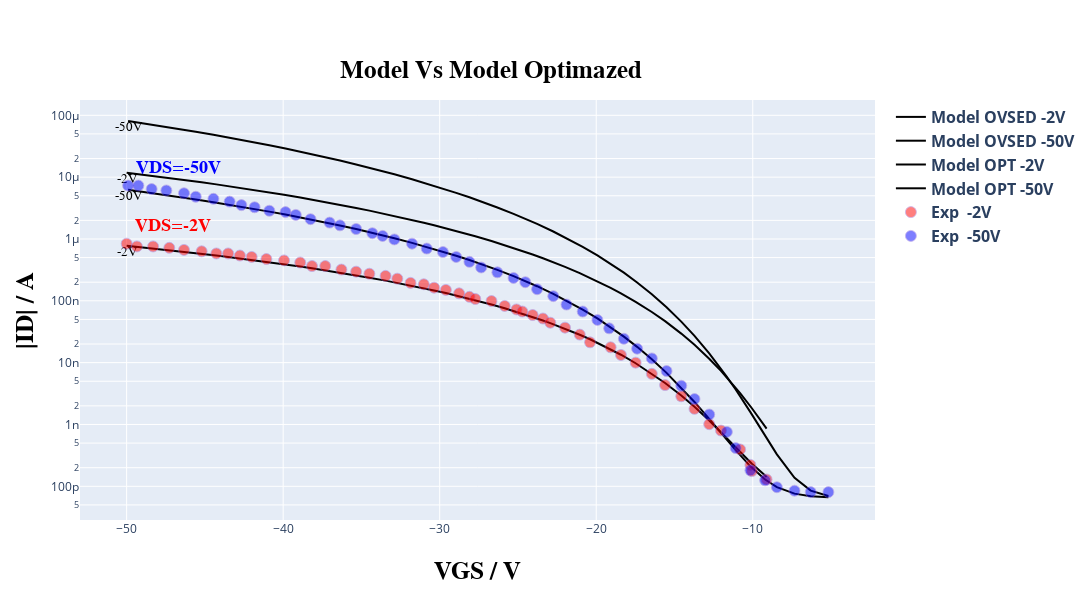
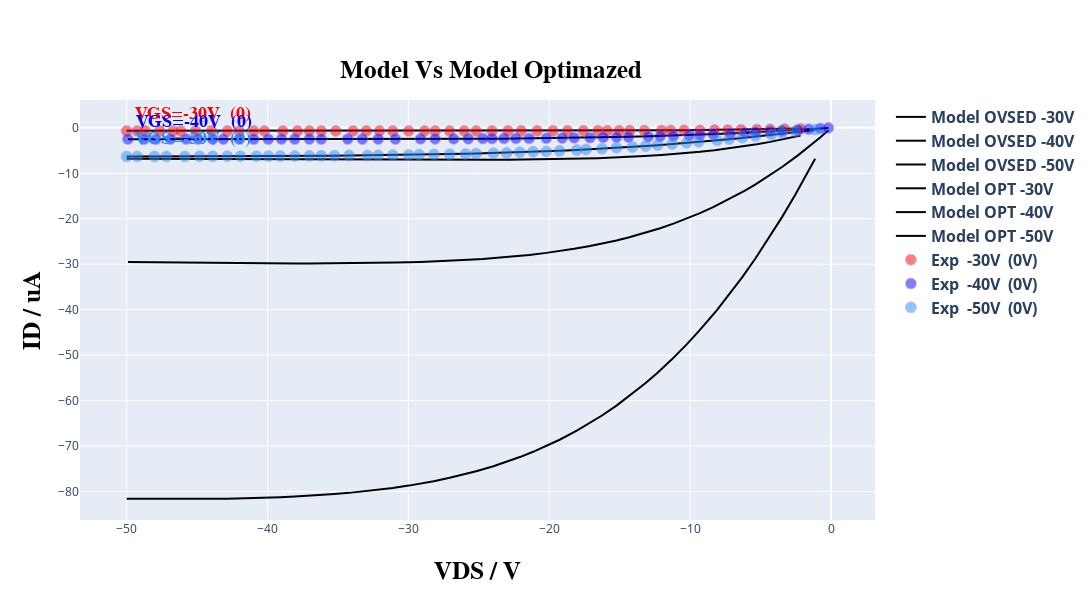

Here is the notebook cell these charts were saved with, in order:
### Markdown cell above
### **Comparando** ✅

---
> Seção com o objetivo de avaliar o desempenho do modelo em relação aos dados iniciais, essa observação visual, permite perceber se o modelo performou de maneira significativa em relação aos coeficientes iniais


> Nessa seção, basta apenas rodar as células abaixo, não é preciso operar nenhuma modificação explicita.

### Code cell
# @title #### **Print grafics plots of model Optimizad and model data.** { run: "auto" }
# @markdown ### ***Choice the plot that you want to view:***
# @markdown ---

# cria novos modelos com o coefficietes otimizados para comparar com os iniciais
model_opt = read.create_models_datas(TFTModel, n_points, type_curve_plot, coeff_opt,
                                     input_voltage, Vv, load_idleak, width_t, count_transfer,
                                     tp_tst=tp_tst, scale_factor=scale_trfr, current_typic=curr_typic,
                                     res=resistance, curr=current)

# Faz a leitura dos dados experimentais e do modelo (de transferencia) a serem exibidos no gráfico
in_model_data_opt, in_exp_data_opt = read.group_by_trasfer(count_transfer, Vv, Id, model_opt)


# Faz a leitura dos dados experimentais e do modelo (de saída) a serem exibidos no gráfico
out_model_data_opt, out_exp_data_opt = read.group_by_output(count_output,count_transfer, Vv, Id, model_opt)


#inserindo as curvas do modelo e experimentais, para visualizar se há muita discrepancia na otimização
in_model_data_comp, in_exp_data_comp =  read.group_by_trasfer(count_transfer, Vv, Id, model, model_opt, compare=True)


#inserindo as curvas do modelo e experimentais, para visualizar se há muita discrepancia na otimização
out_model_data_comp, out_exp_data_comp = read.group_by_output(count_output, count_transfer, Vv, Id, model, model_opt, compare=True)


option = 'show both curves comp' # @param ["Show Transfer curve opt", "Show output curve opt", "show both curves opt", "Show Transfer curve comp", "Show output curve comp", "show both curves comp"]

if option == 'Show Transfer curve opt':
  plot.plot_vgs_vds(list_tension, list_tension_shift, 0, count_transfer,
                    in_model_data_opt, shift_list, select_files, *in_exp_data_opt, sample_unit=curr_typic, plot_type=type_curve_plot)

elif option == 'Show output curve opt':
  plot.plot_vgs_vds(list_tension, list_tension_shift, 1, count_transfer,
                    out_model_data_opt, shift_list, select_files, *out_exp_data_opt, sample_unit=curr_typic)

elif option == 'show both curves opt':
  plot.plot_vgs_vds(list_tension, list_tension_shift, 0, count_transfer,
                    in_model_data_opt, shift_list, select_files, *in_exp_data_opt, sample_unit=curr_typic, plot_type=type_curve_plot)
  print()
  plot.plot_vgs_vds(list_tension, list_tension_shift, 1, count_transfer,
                    out_model_data_opt, shift_list, select_files, *out_exp_data_opt, sample_unit=curr_typic)

elif option == 'Show Transfer curve comp':
  plot.plot_vgs_vds(list_tension, list_tension_shift, 0, count_transfer, in_model_data_comp, shift_list, select_files,
                    *in_exp_data_comp, sample_unit=curr_typic, plot_type=type_curve_plot, compare=True)

elif option == 'Show output curve comp':
  plot.plot_vgs_vds(list_tension, list_tension_shift, 1, count_transfer, out_model_data_comp, shift_list, select_files,
                    *out_exp_data_comp, sample_unit=curr_typic, compare=True)


elif option == 'show both curves comp':
  plot.plot_vgs_vds(list_tension, list_tension_shift, 0, count_transfer, in_model_data_comp, shift_list, select_files,
                    *in_exp_data_comp, sample_unit=curr_typic, plot_type=type_curve_plot, compare=True)
  print()
  plot.plot_vgs_vds(list_tension, list_tension_shift, 1, count_transfer, out_model_data_comp, shift_list, select_files,
                    *out_exp_data_comp, sample_unit=curr_typic, compare=True)

else:
  print("No option choice\n")

print()
read.compute_relative_distance(Id, model_opt)
print('\n\n\n\n\n')

### Figure 1 — Plotly figure (JSON) as saved in the notebook; plotly's stock layout.template omitted (floating-point values rounded to 4 significant figures)
{"data": [{"line": {"color": "black"}, "mode": "lines+text", "name": "<b>Model OVSED<b> <b>-2V<b>", "text": ["-2V"], "textfont": {"color": "black", "family": "Times New Roman", "size": 13}, "textposition": "bottom center", "type": "scatter", "x": [-50, -49.34, -48.31, -47.27, -46.33, -45.21, -44.27, -43.52, -42.76, -42.01, -41.07, -39.94, -38.91, -38.16, -37.31, -36.28, -35.34, -34.49, -33.46, -32.71, -31.86, -31.02, -30.36, -29.61, -28.76, -28.1, -27.73, -26.69, -25.85, -25.09, -24.72, -24.06, -23.4, -22.93, -21.99, -21.05, -20.39, -19.08, -18.42, -17.48, -16.45, -15.6, -14.57, -13.72, -12.78, -12.03, -10.81, -10.15, -10.06, -9.117], "y": [1.177e-05, 1.124e-05, 1.045e-05, 9.683e-06, 9.015e-06, 8.249e-06, 7.64e-06, 7.172e-06, 6.721e-06, 6.287e-06, 5.769e-06, 5.183e-06, 4.679e-06, 4.333e-06, 3.963e-06, 3.538e-06, 3.179e-06, 2.876e-06, 2.532e-06, 2.299e-06, 2.055e-06, 1.829e-06, 1.664e-06, 1.489e-06, 1.307e-06, 1.176e-06, 1.105e-06, 9.259e-07, 7.947e-07, 6.891e-07, 6.401e-07, 5.602e-07, 4.874e-07, 4.396e-07, 3.538e-07, 2.804e-07, 2.358e-07, 1.62e-07, 1.32e-07, 9.643e-08, 6.594e-08, 4.683e-08, 2.95e-08, 1.939e-08, 1.158e-08, 7.347e-09, 3.215e-09, 1.967e-09, 1.829e-09, 8.565e-10]}, {"line": {"color": "black"}, "mode": "lines+text", "name": "<b>Model OVSED<b> <b>-50V<b>", "text": ["-50V"], "textfont": {"color": "black", "family": "Times New Roman", "size": 13}, "textposition": "bottom center", "type": "scatter", "x": [-49.91, -49.25, -48.4, -47.46, -46.33, -45.58, -44.45, -43.42, -42.67, -41.82, -40.88, -39.85, -39.19, -38.25, -37.03, -36.37, -35.34, -34.3, -33.65, -32.89, -31.77, -30.83, -29.79, -28.95, -28.1, -27.35, -26.32, -25.28, -24.53, -23.78, -22.74, -21.9, -20.86, -19.92, -19.17, -18.23, -17.39, -16.45, -15.51, -14.57, -13.72, -12.78, -11.65, -11.09, -10.15, -9.211, -8.459, -7.331, -6.297, -5.169], "y": [8.093e-05, 7.639e-05, 7.081e-05, 6.493e-05, 5.832e-05, 5.418e-05, 4.835e-05, 4.34e-05, 4.003e-05, 3.646e-05, 3.275e-05, 2.899e-05, 2.676e-05, 2.379e-05, 2.028e-05, 1.856e-05, 1.606e-05, 1.381e-05, 1.25e-05, 1.111e-05, 9.246e-06, 7.874e-06, 6.54e-06, 5.578e-06, 4.722e-06, 4.046e-06, 3.235e-06, 2.549e-06, 2.123e-06, 1.751e-06, 1.322e-06, 1.033e-06, 7.471e-07, 5.43e-07, 4.127e-07, 2.85e-07, 1.984e-07, 1.278e-07, 7.868e-08, 4.604e-08, 2.706e-08, 1.411e-08, 5.9e-09, 3.674e-09, 1.586e-09, 6.573e-10, 3.284e-10, 1.367e-10, 8.507e-11, 6.966e-11]}, {"line": {"color": "black"}, "mode": "lines+text", "name": "<b>Model OPT<b> <b>-2V<b>", "text": ["-2V"], "textfont": {"color": "black", "family": "Times New Roman", "size": 13}, "textposition": "bottom center", "type": "scatter", "x": [-50, -49.34, -48.31, -47.27, -46.33, -45.21, -44.27, -43.52, -42.76, -42.01, -41.07, -39.94, -38.91, -38.16, -37.31, -36.28, -35.34, -34.49, -33.46, -32.71, -31.86, -31.02, -30.36, -29.61, -28.76, -28.1, -27.73, -26.69, -25.85, -25.09, -24.72, -24.06, -23.4, -22.93, -21.99, -21.05, -20.39, -19.08, -18.42, -17.48, -16.45, -15.6, -14.57, -13.72, -12.78, -12.03, -10.81, -10.15, -10.06, -9.117], "y": [7.754e-07, 7.463e-07, 7.017e-07, 6.584e-07, 6.201e-07, 5.756e-07, 5.398e-07, 5.12e-07, 4.849e-07, 4.585e-07, 4.266e-07, 3.898e-07, 3.576e-07, 3.351e-07, 3.107e-07, 2.822e-07, 2.576e-07, 2.365e-07, 2.119e-07, 1.95e-07, 1.769e-07, 1.598e-07, 1.471e-07, 1.333e-07, 1.188e-07, 1.081e-07, 1.022e-07, 8.711e-08, 7.577e-08, 6.645e-08, 6.206e-08, 5.48e-08, 4.808e-08, 4.36e-08, 3.543e-08, 2.829e-08, 2.388e-08, 1.647e-08, 1.342e-08, 9.777e-09, 6.647e-09, 4.693e-09, 2.937e-09, 1.928e-09, 1.161e-09, 7.528e-10, 3.615e-10, 2.451e-10, 2.323e-10, 1.422e-10]}, {"line": {"color": "black"}, "mode": "lines+text", "name": "<b>Model OPT<b> <b>-50V<b>", "text": ["-50V"], "textfont": {"color": "black", "family": "Times New Roman", "size": 13}, "textposition": "bottom center", "type": "scatter", "x": [-49.91, -49.25, -48.4, -47.46, -46.33, -45.58, -44.45, -43.42, -42.67, -41.82, -40.88, -39.85, -39.19, -38.25, -37.03, -36.37, -35.34, -34.3, -33.65, -32.89, -31.77, -30.83, -29.79, -28.95, -28.1, -27.35, -26.32, -25.28, -24.53, -23.78, -22.74, -21.9, -20.86, -19.92, -19.17, -18.23, -17.39, -16.45, -15.51, -14.57, -13.72, -12.78, -11.65, -11.09, -10.15, -9.211, -8.459, -7.331, -6.297, -5.169], "y": [6.229e-06, 5.917e-06, 5.53e-06, 5.118e-06, 4.651e-06, 4.354e-06, 3.933e-06, 3.569e-06, 3.319e-06, 3.051e-06, 2.77e-06, 2.48e-06, 2.307e-06, 2.073e-06, 1.792e-06, 1.652e-06, 1.446e-06, 1.258e-06, 1.147e-06, 1.028e-06, 8.657e-07, 7.441e-07, 6.242e-07, 5.362e-07, 4.57e-07, 3.935e-07, 3.165e-07, 2.504e-07, 2.088e-07, 1.722e-07, 1.296e-07, 1.008e-07, 7.222e-08, 5.185e-08, 3.891e-08, 2.637e-08, 1.8e-08, 1.133e-08, 6.833e-09, 3.94e-09, 2.312e-09, 1.234e-09, 5.65e-10, 3.838e-10, 2.103e-10, 1.287e-10, 9.714e-11, 7.613e-11, 6.909e-11, 6.634e-11]}, {"marker": {"color": "rgb(255, 0, 0)", "line": {"color": "MediumPurple", "width": 0.8}, "opacity": 0.5, "size": 11}, "mode": "markers+text", "name": "<b>Exp <b> <b>-2V<b>", "text": ["<b>VDS<b>=-2V"], "textfont": {"color": "rgb(255, 0, 0)", "family": "Times New Roman", "size": 18}, "textposition": "top right", "type": "scatter", "x": [-50, -49.34, -48.31, -47.27, -46.33, -45.21, -44.27, -43.52, -42.76, -42.01, -41.07, -39.94, -38.91, -38.16, -37.31, -36.28, -35.34, -34.49, -33.46, -32.71, -31.86, -31.02, -30.36, -29.61, -28.76, -28.1, -27.73, -26.69, -25.85, -25.09, -24.72, -24.06, -23.4, -22.93, -21.99, -21.05, -20.39, -19.08, -18.42, -17.48, -16.45, -15.6, -14.57, -13.72, -12.78, -12.03, -10.81, -10.15, -10.06, -9.117], "y": [8.4e-07, 7.57e-07, 7.57e-07, 7.19e-07, 6.65e-07, 6.31e-07, 5.83e-07, 5.83e-07, 5.4e-07, 5.12e-07, 4.74e-07, 4.5e-07, 4.16e-07, 3.65e-07, 3.65e-07, 3.2e-07, 2.96e-07, 2.74e-07, 2.53e-07, 2.28e-07, 1.95e-07, 1.85e-07, 1.63e-07, 1.5e-07, 1.32e-07, 1.16e-07, 1.07e-07, 9.91e-08, 8.26e-08, 7.25e-08, 6.71e-08, 5.89e-08, 5.17e-08, 4.42e-08, 3.68e-08, 2.84e-08, 2.13e-08, 1.77e-08, 1.33e-08, 1e-08, 6.59e-09, 4.34e-09, 2.86e-09, 1.79e-09, 1.01e-09, 7.98e-10, 3.95e-10, 2.22e-10, 1.76e-10, 1.29e-10]}, {"marker": {"color": "rgb(0, 0, 255)", "line": {"color": "MediumPurple", "width": 0.8}, "opacity": 0.5, "size": 11}, "mode": "markers+text", "name": "<b>Exp <b> <b>-50V<b>", "text": ["<b>VDS<b>=-50V"], "textfont": {"color": "rgb(0, 0, 255)", "family": "Times New Roman", "size": 18}, "textposition": "top right", "type": "scatter", "x": [-49.91, -49.25, -48.4, -47.46, -46.33, -45.58, -44.45, -43.42, -42.67, -41.82, -40.88, -39.85, -39.19, -38.25, -37.03, -36.37, -35.34, -34.3, -33.65, -32.89, -31.77, -30.83, -29.79, -28.95, -28.1, -27.35, -26.32, -25.28, -24.53, -23.78, -22.74, -21.9, -20.86, -19.92, -19.17, -18.23, -17.39, -16.45, -15.51, -14.57, -13.72, -12.78, -11.65, -11.09, -10.15, -9.211, -8.459, -7.331, -6.297, -5.169], "y": [7.31e-06, 7.31e-06, 6.42e-06, 6.09e-06, 5.49e-06, 4.82e-06, 4.46e-06, 4.02e-06, 3.53e-06, 3.26e-06, 2.86e-06, 2.72e-06, 2.45e-06, 2.09e-06, 1.84e-06, 1.66e-06, 1.45e-06, 1.24e-06, 1.12e-06, 9.83e-07, 8.4e-07, 7e-07, 6.15e-07, 5.12e-07, 4.27e-07, 3.46e-07, 2.89e-07, 2.34e-07, 2e-07, 1.54e-07, 1.19e-07, 8.7e-08, 6.71e-08, 4.9e-08, 3.59e-08, 2.43e-08, 1.68e-08, 1.17e-08, 7.31e-09, 4.23e-09, 2.58e-09, 1.45e-09, 7.57e-10, 4.16e-10, 1.81e-10, 1.25e-10, 9.66e-11, 8.48e-11, 8.05e-11, 8.05e-11]}], "layout": {"height": 600, "legend": {"font": {"size": 16}}, "title": {"font": {"color": "black", "family": "Overpass", "size": 25}, "text": "<b>Model Vs Model Optimazed<b>", "x": 0.45, "y": 0.9}, "width": 1100, "xaxis": {"title": {"font": {"color": "black", "family": "Overpass", "size": 25}, "standoff": 25, "text": "<b>VGS / V<b>"}}, "yaxis": {"title": {"font": {"color": "black", "family": "Overpass", "size": 25}, "standoff": 10, "text": "<b>|ID| / A<b>"}, "type": "log"}}}

### Figure 2 — Plotly figure (JSON) as saved in the notebook; plotly's stock layout.template omitted (floating-point values rounded to 4 significant figures)
{"data": [{"line": {"color": "black"}, "mode": "lines+text", "name": "<b>Model OVSED<b> <b>-30V<b>", "textfont": {"color": "black", "family": "Times New Roman", "size": 13}, "textposition": "bottom center", "type": "scatter", "x": [-50, -49.25, -48.68, -47.65, -46.71, -46.15, -45.11, -43.98, -42.86, -42.01, -40.98, -40.23, -38.91, -37.88, -37.03, -36.18, -35.15, -33.93, -32.99, -32.05, -31.11, -29.98, -28.85, -28.1, -27.07, -26.03, -25.19, -24.06, -22.93, -21.99, -20.86, -19.74, -18.7, -17.58, -16.54, -15.88, -15.04, -14.29, -13.25, -12.03, -11.37, -10.43, -9.305, -8.271, -7.331, -6.391, -5.263, -4.323, -3.289, -2.162], "y": [-6.793, -6.804, -6.813, -6.828, -6.842, -6.851, -6.866, -6.883, -6.899, -6.912, -6.927, -6.937, -6.956, -6.97, -6.981, -6.992, -7.004, -7.018, -7.028, -7.037, -7.045, -7.052, -7.057, -7.058, -7.057, -7.053, -7.047, -7.032, -7.011, -6.986, -6.947, -6.895, -6.835, -6.752, -6.659, -6.589, -6.486, -6.382, -6.214, -5.977, -5.83, -5.593, -5.263, -4.914, -4.553, -4.147, -3.597, -3.084, -2.457, -1.695]}, {"line": {"color": "black"}, "mode": "lines+text", "name": "<b>Model OVSED<b> <b>-40V<b>", "textfont": {"color": "black", "family": "Times New Roman", "size": 13}, "textposition": "bottom center", "type": "scatter", "x": [-49.91, -48.78, -47.93, -46.9, -45.77, -44.92, -43.89, -43.14, -42.01, -40.98, -39.94, -39.0, -38.06, -37.03, -36.18, -34.3, -33.27, -32.14, -30.92, -29.14, -28.1, -26.79, -25.75, -24.72, -24.06, -23.21, -22.37, -21.43, -20.21, -19.08, -18.23, -17.11, -16.17, -15.23, -14.38, -12.97, -12.12, -11.18, -10.06, -9.305, -8.365, -7.143, -6.109, -5.357, -4.323, -3.477, -2.35, -1.598, -0.7519, -0.188], "y": [-29.52, -29.56, -29.59, -29.63, -29.66, -29.69, -29.72, -29.74, -29.76, -29.79, -29.8, -29.81, -29.82, -29.82, -29.81, -29.78, -29.75, -29.7, -29.63, -29.49, -29.38, -29.2, -29.03, -28.83, -28.69, -28.48, -28.24, -27.95, -27.5, -27.02, -26.61, -25.99, -25.41, -24.76, -24.11, -22.9, -22.07, -21.07, -19.74, -18.77, -17.45, -15.57, -13.81, -12.44, -10.41, -8.619, -6.051, -4.22, -2.042, -0.5201]}, {"line": {"color": "black"}, "mode": "lines+text", "name": "<b>Model OVSED<b> <b>-50V<b>", "textfont": {"color": "black", "family": "Times New Roman", "size": 13}, "textposition": "bottom center", "type": "scatter", "x": [-50, -49.25, -48.03, -47.18, -45.86, -44.83, -43.89, -42.86, -41.92, -40.79, -39.94, -39.1, -38.06, -37.03, -36.18, -35.24, -34.21, -32.89, -32.14, -31.11, -29.98, -29.23, -28.2, -27.07, -25.94, -25.19, -23.97, -23.03, -22.09, -21.15, -20.21, -19.27, -18.05, -17.39, -16.26, -15.23, -14.1, -13.16, -12.31, -11.28, -10.24, -9.398, -8.083, -7.237, -6.297, -5.357, -4.229, -3.477, -2.538, -1.128], "y": [-81.6, -81.62, -81.64, -81.65, -81.65, -81.63, -81.61, -81.57, -81.51, -81.43, -81.35, -81.25, -81.11, -80.94, -80.78, -80.57, -80.3, -79.9, -79.63, -79.22, -78.7, -78.32, -77.72, -76.99, -76.16, -75.54, -74.43, -73.48, -72.42, -71.26, -70.0, -68.61, -66.62, -65.45, -63.28, -61.1, -58.5, -56.14, -53.86, -50.86, -47.63, -44.79, -40.02, -36.72, -32.83, -28.69, -23.38, -19.64, -14.71, -6.796]}, {"line": {"color": "black"}, "mode": "lines+text", "name": "<b>Model OPT<b> <b>-30V<b>", "textfont": {"color": "black", "family": "Times New Roman", "size": 13}, "textposition": "bottom center", "type": "scatter", "x": [-50, -49.25, -48.68, -47.65, -46.71, -46.15, -45.11, -43.98, -42.86, -42.01, -40.98, -40.23, -38.91, -37.88, -37.03, -36.18, -35.15, -33.93, -32.99, -32.05, -31.11, -29.98, -28.85, -28.1, -27.07, -26.03, -25.19, -24.06, -22.93, -21.99, -20.86, -19.74, -18.7, -17.58, -16.54, -15.88, -15.04, -14.29, -13.25, -12.03, -11.37, -10.43, -9.305, -8.271, -7.331, -6.391, -5.263, -4.323, -3.289, -2.162], "y": [-0.647, -0.6476, -0.6481, -0.6489, -0.6496, -0.6501, -0.6509, -0.6517, -0.6526, -0.6532, -0.654, -0.6545, -0.6555, -0.6562, -0.6567, -0.6572, -0.6578, -0.6584, -0.6589, -0.6592, -0.6594, -0.6596, -0.6595, -0.6593, -0.6588, -0.6581, -0.6571, -0.6555, -0.6531, -0.6506, -0.6467, -0.6417, -0.6359, -0.628, -0.619, -0.6124, -0.6026, -0.5926, -0.5766, -0.5538, -0.5397, -0.5169, -0.4853, -0.4518, -0.4174, -0.3788, -0.3269, -0.2787, -0.2206, -0.151]}, {"line": {"color": "black"}, "mode": "lines+text", "name": "<b>Model OPT<b> <b>-40V<b>", "textfont": {"color": "black", "family": "Times New Roman", "size": 13}, "textposition": "bottom center", "type": "scatter", "x": [-49.91, -48.78, -47.93, -46.9, -45.77, -44.92, -43.89, -43.14, -42.01, -40.98, -39.94, -39.0, -38.06, -37.03, -36.18, -34.3, -33.27, -32.14, -30.92, -29.14, -28.1, -26.79, -25.75, -24.72, -24.06, -23.21, -22.37, -21.43, -20.21, -19.08, -18.23, -17.11, -16.17, -15.23, -14.38, -12.97, -12.12, -11.18, -10.06, -9.305, -8.365, -7.143, -6.109, -5.357, -4.323, -3.477, -2.35, -1.598, -0.7519, -0.188], "y": [-2.521, -2.523, -2.524, -2.525, -2.526, -2.526, -2.527, -2.527, -2.527, -2.527, -2.526, -2.526, -2.524, -2.522, -2.52, -2.513, -2.508, -2.501, -2.492, -2.475, -2.463, -2.444, -2.427, -2.407, -2.392, -2.371, -2.348, -2.319, -2.276, -2.23, -2.192, -2.134, -2.08, -2.021, -1.962, -1.853, -1.779, -1.691, -1.575, -1.491, -1.379, -1.22, -1.075, -0.9622, -0.7984, -0.6564, -0.4562, -0.3159, -0.1516, -0.03843]}, {"line": {"color": "black"}, "mode": "lines+text", "name": "<b>Model OPT<b> <b>-50V<b>", "textfont": {"color": "black", "family": "Times New Roman", "size": 13}, "textposition": "bottom center", "type": "scatter", "x": [-50, -49.25, -48.03, -47.18, -45.86, -44.83, -43.89, -42.86, -41.92, -40.79, -39.94, -39.1, -38.06, -37.03, -36.18, -35.24, -34.21, -32.89, -32.14, -31.11, -29.98, -29.23, -28.2, -27.07, -25.94, -25.19, -23.97, -23.03, -22.09, -21.15, -20.21, -19.27, -18.05, -17.39, -16.26, -15.23, -14.1, -13.16, -12.31, -11.28, -10.24, -9.398, -8.083, -7.237, -6.297, -5.357, -4.229, -3.477, -2.538, -1.128], "y": [-6.274, -6.273, -6.269, -6.266, -6.259, -6.253, -6.246, -6.237, -6.228, -6.215, -6.204, -6.191, -6.173, -6.153, -6.134, -6.111, -6.082, -6.04, -6.013, -5.972, -5.922, -5.885, -5.828, -5.76, -5.683, -5.627, -5.527, -5.442, -5.349, -5.248, -5.139, -5.021, -4.853, -4.755, -4.576, -4.398, -4.188, -4.0, -3.82, -3.587, -3.338, -3.123, -2.766, -2.523, -2.24, -1.944, -1.57, -1.311, -0.9739, -0.4444]}, {"marker": {"color": "rgb(255, 0, 0)", "line": {"color": "MediumPurple", "width": 0.8}, "opacity": 0.5, "size": 11}, "mode": "markers+text", "name": "<b>Exp <b> <b>-30V<b> <b> (0V)<b>", "text": ["<b>VGS<b>=-30V  (0)"], "textfont": {"color": "rgb(255, 0, 0)", "family": "Times New Roman", "size": 18}, "textposition": "top right", "type": "scatter", "x": [-50, -49.25, -48.68, -47.65, -46.71, -46.15, -45.11, -43.98, -42.86, -42.01, -40.98, -40.23, -38.91, -37.88, -37.03, -36.18, -35.15, -33.93, -32.99, -32.05, -31.11, -29.98, -28.85, -28.1, -27.07, -26.03, -25.19, -24.06, -22.93, -21.99, -20.86, -19.74, -18.7, -17.58, -16.54, -15.88, -15.04, -14.29, -13.25, -12.03, -11.37, -10.43, -9.305, -8.271, -7.331, -6.391, -5.263, -4.323, -3.289, -2.162], "y": [-0.6842, -0.6842, -0.6711, -0.6711, -0.6842, -0.6842, -0.6842, -0.6579, -0.6842, -0.6842, -0.6711, -0.6711, -0.6711, -0.6842, -0.6711, -0.6711, -0.6711, -0.6711, -0.6579, -0.6579, -0.6711, -0.6711, -0.6711, -0.6711, -0.6711, -0.6711, -0.6711, -0.6711, -0.6579, -0.6447, -0.6447, -0.6447, -0.6447, -0.6184, -0.6184, -0.6184, -0.6184, -0.5921, -0.5789, -0.5789, -0.5526, -0.5395, -0.5263, -0.4737, -0.4605, -0.4079, -0.3553, -0.3289, -0.2632, -0.2105]}, {"marker": {"color": "rgb(0, 0, 255)", "line": {"color": "MediumPurple", "width": 0.8}, "opacity": 0.5, "size": 11}, "mode": "markers+text", "name": "<b>Exp <b> <b>-40V<b> <b> (0V)<b>", "text": ["<b>VGS<b>=-40V  (0)"], "textfont": {"color": "rgb(0, 0, 255)", "family": "Times New Roman", "size": 18}, "textposition": "top right", "type": "scatter", "x": [-49.91, -48.78, -47.93, -46.9, -45.77, -44.92, -43.89, -43.14, -42.01, -40.98, -39.94, -39.0, -38.06, -37.03, -36.18, -34.3, -33.27, -32.14, -30.92, -29.14, -28.1, -26.79, -25.75, -24.72, -24.06, -23.21, -22.37, -21.43, -20.21, -19.08, -18.23, -17.11, -16.17, -15.23, -14.38, -12.97, -12.12, -11.18, -10.06, -9.305, -8.365, -7.143, -6.109, -5.357, -4.323, -3.477, -2.35, -1.598, -0.7519, -0.188], "y": [-2.487, -2.5, -2.513, -2.487, -2.474, -2.474, -2.487, -2.487, -2.487, -2.5, -2.5, -2.461, -2.474, -2.474, -2.487, -2.461, -2.461, -2.461, -2.461, -2.408, -2.421, -2.408, -2.395, -2.355, -2.355, -2.329, -2.329, -2.316, -2.289, -2.237, -2.197, -2.158, -2.105, -2.053, -2.013, -1.934, -1.842, -1.75, -1.632, -1.553, -1.408, -1.289, -1.118, -0.9868, -0.7895, -0.6316, -0.4474, -0.2895, -0.1316, 0]}, {"marker": {"color": "rgb(30, 144, 255)", "line": {"color": "MediumPurple", "width": 0.8}, "opacity": 0.5, "size": 11}, "mode": "markers+text", "name": "<b>Exp <b> <b>-50V<b> <b> (0V)<b>", "text": ["<b>VGS<b>=-50V  (0)"], "textfont": {"color": "rgb(30, 144, 255)", "family": "Times New Roman", "size": 18}, "textposition": "top right", "type": "scatter", "x": [-50, -49.25, -48.03, -47.18, -45.86, -44.83, -43.89, -42.86, -41.92, -40.79, -39.94, -39.1, -38.06, -37.03, -36.18, -35.24, -34.21, -32.89, -32.14, -31.11, -29.98, -29.23, -28.2, -27.07, -25.94, -25.19, -23.97, -23.03, -22.09, -21.15, -20.21, -19.27, -18.05, -17.39, -16.26, -15.23, -14.1, -13.16, -12.31, -11.28, -10.24, -9.398, -8.083, -7.237, -6.297, -5.357, -4.229, -3.477, -2.538, -1.128], "y": [-6.289, -6.276, -6.276, -6.276, -6.276, -6.25, -6.25, -6.224, -6.224, -6.224, -6.197, -6.197, -6.184, -6.158, -6.118, -6.105, -6.079, -6.079, -6.026, -6, -5.961, -5.882, -5.842, -5.803, -5.737, -5.645, -5.566, -5.513, -5.355, -5.263, -5.171, -5.039, -4.882, -4.75, -4.566, -4.368, -4.197, -4, -3.789, -3.553, -3.289, -3.026, -2.724, -2.461, -2.132, -1.789, -1.474, -1.132, -0.75, -0.3816]}], "layout": {"height": 600, "legend": {"font": {"size": 16}}, "title": {"font": {"color": "black", "family": "Overpass", "size": 25}, "text": "<b>Model Vs Model Optimazed<b>", "x": 0.45, "y": 0.9}, "width": 1100, "xaxis": {"title": {"font": {"color": "black", "family": "Overpass", "size": 25}, "standoff": 25, "text": "<b>VDS / V<b>"}}, "yaxis": {"title": {"font": {"color": "black", "family": "Overpass", "size": 25}, "standoff": 10, "text": "<b>ID / uA<b>"}, "type": "linear"}}}
